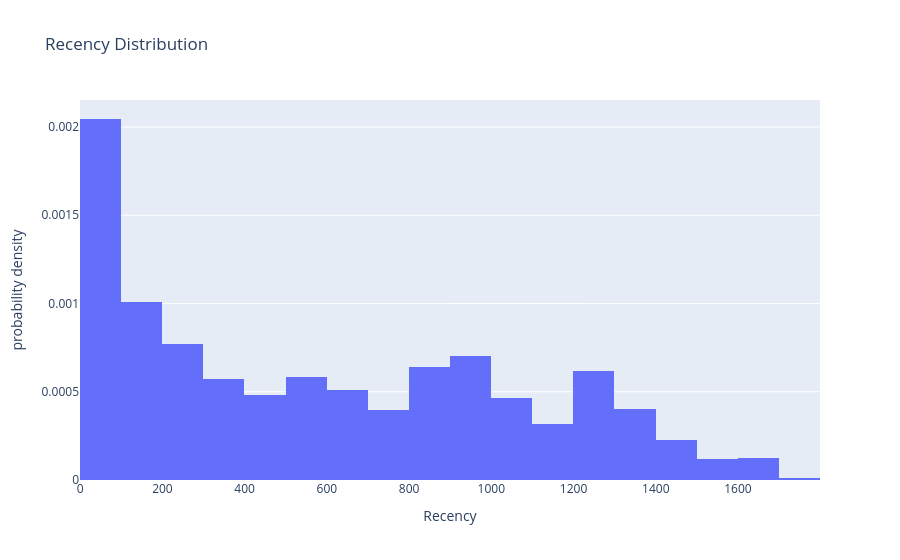
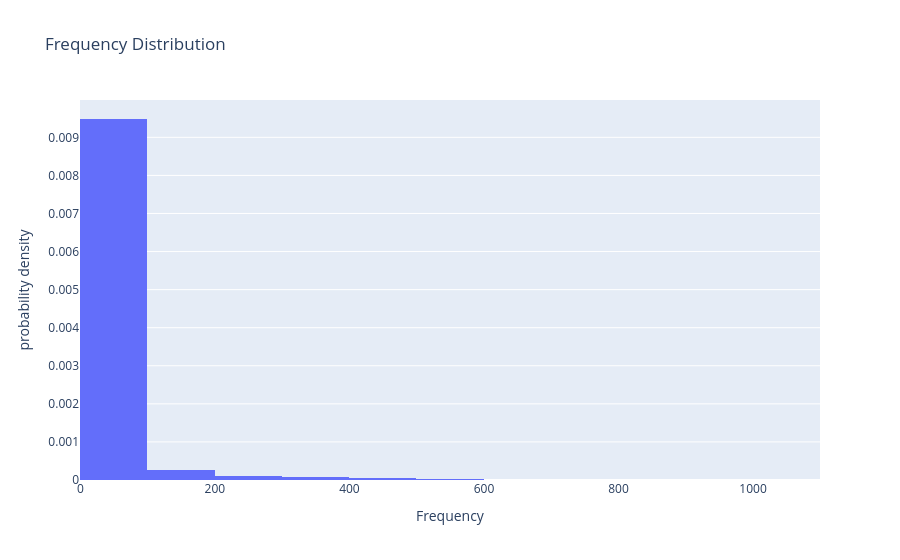
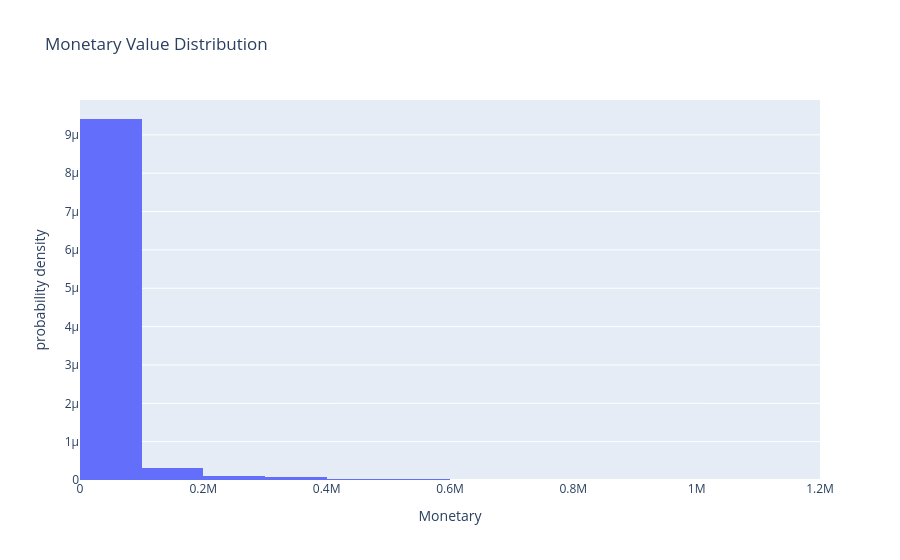

Notebook code cell kept with these figures, in order:
### Markdown cell above
## Data Pre-processing

### Code cell
fig = px.histogram(rfm_df, x='Recency', title='Recency Distribution', nbins=20, histnorm='probability density')
fig.show()

fig = px.histogram(rfm_df, x='Frequency', title='Frequency Distribution', nbins=20, histnorm='probability density')
fig.show()

fig = px.histogram(rfm_df, x='Monetary', title='Monetary Value Distribution', nbins=20, histnorm='probability density')
fig.show()

### Figure 1 — Plotly figure (JSON) as saved in the notebook; plotly's stock layout.template omitted (floating-point values rounded to 4 significant figures; data arrays with more than 128 entries replaced by an {"elided": "..."} marker saying what was removed)
{"data": [{"alignmentgroup": "True", "bingroup": "x", "histnorm": "probability density", "hovertemplate": "Recency=%{x}<br>probability density=%{y}<extra></extra>", "legendgroup": "", "marker": {"color": "#636efa", "pattern": {"shape": ""}}, "name": "", "nbinsx": 20, "offsetgroup": "", "orientation": "v", "showlegend": false, "type": "histogram", "x": {"elided": "1755 int values"}, "xaxis": "x", "yaxis": "y"}], "layout": {"barmode": "relative", "legend": {"tracegroupgap": 0}, "title": {"text": "Recency Distribution"}, "xaxis": {"anchor": "y", "domain": [0, 1], "title": {"text": "Recency"}}, "yaxis": {"anchor": "x", "domain": [0, 1], "title": {"text": "probability density"}}}}

### Figure 2 — Plotly figure (JSON) as saved in the notebook; plotly's stock layout.template omitted (floating-point values rounded to 4 significant figures; data arrays with more than 128 entries replaced by an {"elided": "..."} marker saying what was removed)
{"data": [{"alignmentgroup": "True", "bingroup": "x", "histnorm": "probability density", "hovertemplate": "Frequency=%{x}<br>probability density=%{y}<extra></extra>", "legendgroup": "", "marker": {"color": "#636efa", "pattern": {"shape": ""}}, "name": "", "nbinsx": 20, "offsetgroup": "", "orientation": "v", "showlegend": false, "type": "histogram", "x": {"elided": "1755 int values"}, "xaxis": "x", "yaxis": "y"}], "layout": {"barmode": "relative", "legend": {"tracegroupgap": 0}, "title": {"text": "Frequency Distribution"}, "xaxis": {"anchor": "y", "domain": [0, 1], "title": {"text": "Frequency"}}, "yaxis": {"anchor": "x", "domain": [0, 1], "title": {"text": "probability density"}}}}

### Figure 3 — Plotly figure (JSON) as saved in the notebook; plotly's stock layout.template omitted (floating-point values rounded to 4 significant figures; data arrays with more than 128 entries replaced by an {"elided": "..."} marker saying what was removed)
{"data": [{"alignmentgroup": "True", "bingroup": "x", "histnorm": "probability density", "hovertemplate": "Monetary=%{x}<br>probability density=%{y}<extra></extra>", "legendgroup": "", "marker": {"color": "#636efa", "pattern": {"shape": ""}}, "name": "", "nbinsx": 20, "offsetgroup": "", "orientation": "v", "showlegend": false, "type": "histogram", "x": {"elided": "1755 int values"}, "xaxis": "x", "yaxis": "y"}], "layout": {"barmode": "relative", "legend": {"tracegroupgap": 0}, "title": {"text": "Monetary Value Distribution"}, "xaxis": {"anchor": "y", "domain": [0, 1], "title": {"text": "Monetary"}}, "yaxis": {"anchor": "x", "domain": [0, 1], "title": {"text": "probability density"}}}}
